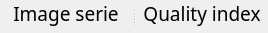
        <widget class="QSplitter" name="splitter_2">
         <property name="orientation">
          <enum>Qt::Horizontal</enum>
         </property>
         <widget class="QWidget" name="layoutWidget_2">
          <layout class="QVBoxLayout" name="verticalLayout_2">
           <item>
            <widget class="QLabel" name="label_Serie">
             <property name="minimumSize">
              <size>
               <width>132</width>
               <height>0</height>
              </size>
             </property>
             <property name="palette">
              <palette>
               <active>
                <colorrole role="WindowText">
                 <brush brushstyle="SolidPattern">
                  <color alpha="255">
                   <red>0</red>
                   <green>0</green>
                   <blue>0</blue>
                  </color>
                 </brush>
                </colorrole>
                <colorrole role="Button">
                 <brush brushstyle="SolidPattern">
                  <color alpha="255">
                   <red>253</red>
                   <green>249</green>
                   <blue>248</blue>
                  </color>
                 </brush>
                </colorrole>
                <colorrole role="Text">
                 <brush brushstyle="SolidPattern">
                  <color alpha="255">
                   <red>0</red>
                   <green>0</green>
                   <blue>0</blue>
                  </color>
                 </brush>
                </colorrole>
                <colorrole role="ButtonText">
                 <brush brushstyle="SolidPattern">
                  <color alpha="255">
                   <red>0</red>
                   <green>0</green>
                   <blue>0</blue>
                  </color>
                 </brush>
                </colorrole>
                <colorrole role="Base">
                 <brush brushstyle="SolidPattern">
                  <color alpha="255">
                   <red>253</red>
                   <green>249</green>
                   <blue>248</blue>
                  </color>
                 </brush>
                </colorrole>
                <colorrole role="Window">
                 <brush brushstyle="SolidPattern">
                  <color alpha="255">
                   <red>253</red>
                   <green>249</green>
                   <blue>248</blue>
                  </color>
                 </brush>
                </colorrole>
               </active>
               <inactive>
                <colorrole role="WindowText">
                 <brush brushstyle="SolidPattern">
                  <color alpha="255">
                   <red>0</red>
                   <green>0</green>
                   <blue>0</blue>
                  </color>
                 </brush>
                </colorrole>
                <colorrole role="Button">
                 <brush brushstyle="SolidPattern">
                  <color alpha="255">
                   <red>253</red>
                   <green>249</green>
                   <blue>248</blue>
                  </color>
                 </brush>
                </colorrole>
                <colorrole role="Text">
                 <brush brushstyle="SolidPattern">
                  <color alpha="255">
                   <red>0</red>
                   <green>0</green>
                   <blue>0</blue>
                  </color>
                 </brush>
                </colorrole>
                <colorrole role="ButtonText">
                 <brush brushstyle="SolidPattern">
                  <color alpha="255">
                   <red>0</red>
                   <green>0</green>
                   <blue>0</blue>
                  </color>
                 </brush>
                </colorrole>
                <colorrole role="Base">
                 <brush brushstyle="SolidPattern">
                  <color alpha="255">
                   <red>253</red>
                   <green>249</green>
                   <blue>248</blue>
                  </color>
                 </brush>
                </colorrole>
                <colorrole role="Window">
                 <brush brushstyle="SolidPattern">
                  <color alpha="255">
                   <red>253</red>
                   <green>249</green>
                   <blue>248</blue>
                  </color>
                 </brush>
                </colorrole>
               </inactive>
               <disabled>
                <colorrole role="WindowText">
                 <brush brushstyle="SolidPattern">
                  <color alpha="255">
                   <red>0</red>
                   <green>0</green>
                   <blue>0</blue>
                  </color>
                 </brush>
                </colorrole>
                <colorrole role="Button">
                 <brush brushstyle="SolidPattern">
                  <color alpha="255">
                   <red>253</red>
                   <green>249</green>
                   <blue>248</blue>
                  </color>
                 </brush>
                </colorrole>
                <colorrole role="Text">
                 <brush brushstyle="SolidPattern">
                  <color alpha="255">
                   <red>0</red>
                   <green>0</green>
                   <blue>0</blue>
                  </color>
                 </brush>
                </colorrole>
                <colorrole role="ButtonText">
                 <brush brushstyle="SolidPattern">
                  <color alpha="255">
                   <red>0</red>
                   <green>0</green>
                   <blue>0</blue>
                  </color>
                 </brush>
                </colorrole>
                <colorrole role="Base">
                 <brush brushstyle="SolidPattern">
                  <color alpha="255">
                   <red>253</red>
                   <green>249</green>
                   <blue>248</blue>
                  </color>
                 </brush>
                </colorrole>
                <colorrole role="Window">
                 <brush brushstyle="SolidPattern">
                  <color alpha="255">
                   <red>253</red>
                   <green>249</green>
                   <blue>248</blue>
                  </color>
                 </brush>
                </colorrole>
               </disabled>
              </palette>
             </property>
             <property name="font">
              <font>
               <family>Noto Sans Cond</family>
               <pointsize>14</pointsize>
               <weight>50</weight>
               <italic>false</italic>
               <bold>false</bold>
              </font>
             </property>
             <property name="styleSheet">
              <string notr="true"/>
             </property>
             <property name="lineWidth">
              <number>1</number>
             </property>
             <property name="midLineWidth">
              <number>0</number>
             </property>
             <property name="text">
              <string>Image serie</string>
             </property>
             <property name="scaledContents">
              <bool>false</bool>
             </property>
             <property name="alignment">
              <set>Qt::AlignCenter</set>
             </property>
            </widget>
           </item>
           <item>
            <widget class="ImageView" name="expSeries" native="true"/>
           </item>
          </layout>
         </widget>
         <widget class="QWidget" name="layoutWidget_3">
          <layout class="QVBoxLayout" name="verticalLayout_3">
           <item>
            <widget class="QLabel" name="label_Quality">
             <property name="minimumSize">
              <size>
               <width>132</width>
               <height>0</height>
              </size>
             </property>
             <property name="palette">
              <palette>
               <active>
                <colorrole role="WindowText">
                 <brush brushstyle="SolidPattern">
                  <color alpha="255">
                   <red>0</red>
                   <green>0</green>
                   <blue>0</blue>
                  </color>
                 </brush>
                </colorrole>
                <colorrole role="Button">
                 <brush brushstyle="SolidPattern">
                  <color alpha="255">
                   <red>253</red>
                   <green>249</green>
                   <blue>248</blue>
                  </color>
                 </brush>
                </colorrole>
                <colorrole role="Text">
                 <brush brushstyle="SolidPattern">
                  <color alpha="255">
                   <red>0</red>
                   <green>0</green>
                   <blue>0</blue>
                  </color>
                 </brush>
                </colorrole>
                <colorrole role="ButtonText">
                 <brush brushstyle="SolidPattern">
                  <color alpha="255">
                   <red>0</red>
                   <green>0</green>
                   <blue>0</blue>
                  </color>
                 </brush>
                </colorrole>
                <colorrole role="Base">
                 <brush brushstyle="SolidPattern">
                  <color alpha="255">
                   <red>253</red>
                   <green>249</green>
                   <blue>248</blue>
                  </color>
                 </brush>
                </colorrole>
                <colorrole role="Window">
                 <brush brushstyle="SolidPattern">
                  <color alpha="255">
                   <red>253</red>
                   <green>249</green>
                   <blue>248</blue>
                  </color>
                 </brush>
                </colorrole>
               </active>
               <inactive>
                <colorrole role="WindowText">
                 <brush brushstyle="SolidPattern">
                  <color alpha="255">
                   <red>0</red>
                   <green>0</green>
                   <blue>0</blue>
                  </color>
                 </brush>
                </colorrole>
                <colorrole role="Button">
                 <brush brushstyle="SolidPattern">
                  <color alpha="255">
                   <red>253</red>
                   <green>249</green>
                   <blue>248</blue>
                  </color>
                 </brush>
                </colorrole>
                <colorrole role="Text">
                 <brush brushstyle="SolidPattern">
                  <color alpha="255">
                   <red>0</red>
                   <green>0</green>
                   <blue>0</blue>
                  </color>
                 </brush>
                </colorrole>
                <colorrole role="ButtonText">
                 <brush brushstyle="SolidPattern">
                  <color alpha="255">
                   <red>0</red>
                   <green>0</green>
                   <blue>0</blue>
                  </color>
                 </brush>
                </colorrole>
                <colorrole role="Base">
                 <brush brushstyle="SolidPattern">
                  <color alpha="255">
                   <red>253</red>
                   <green>249</green>
                   <blue>248</blue>
                  </color>
                 </brush>
                </colorrole>
                <colorrole role="Window">
                 <brush brushstyle="SolidPattern">
                  <color alpha="255">
                   <red>253</red>
                   <green>249</green>
                   <blue>248</blue>
                  </color>
                 </brush>
                </colorrole>
               </inactive>
               <disabled>
                <colorrole role="WindowText">
                 <brush brushstyle="SolidPattern">
                  <color alpha="255">
                   <red>0</red>
                   <green>0</green>
                   <blue>0</blue>
                  </color>
                 </brush>
                </colorrole>
                <colorrole role="Button">
                 <brush brushstyle="SolidPattern">
                  <color alpha="255">
                   <red>253</red>
                   <green>249</green>
                   <blue>248</blue>
                  </color>
                 </brush>
                </colorrole>
                <colorrole role="Text">
                 <brush brushstyle="SolidPattern">
                  <color alpha="255">
                   <red>0</red>
                   <green>0</green>
                   <blue>0</blue>
                  </color>
                 </brush>
                </colorrole>
                <colorrole role="ButtonText">
                 <brush brushstyle="SolidPattern">
                  <color alpha="255">
                   <red>0</red>
                   <green>0</green>
                   <blue>0</blue>
                  </color>
                 </brush>
                </colorrole>
                <colorrole role="Base">
                 <brush brushstyle="SolidPattern">
                  <color alpha="255">
                   <red>253</red>
                   <green>249</green>
                   <blue>248</blue>
                  </color>
                 </brush>
                </colorrole>
                <colorrole role="Window">
                 <brush brushstyle="SolidPattern">
                  <color alpha="255">
                   <red>253</red>
                   <green>249</green>
                   <blue>248</blue>
                  </color>
                 </brush>
                </colorrole>
               </disabled>
              </palette>
             </property>
             <property name="font">
              <font>
               <family>Noto Sans Cond</family>
               <pointsize>14</pointsize>
               <weight>50</weight>
               <italic>false</italic>
               <bold>false</bold>
              </font>
             </property>
             <property name="styleSheet">
              <string notr="true"/>
             </property>
             <property name="lineWidth">
              <number>1</number>
             </property>
             <property name="midLineWidth">
              <number>0</number>
             </property>
             <property name="text">
              <string>Quality index</string>
             </property>
             <property name="scaledContents">
              <bool>false</bool>
             </property>
             <property name="alignment">
              <set>Qt::AlignCenter</set>
             </property>
            </widget>
           </item>
           <item>
            <widget class="ImageView" name="QualSeries" native="true"/>
           </item>
          </layout>
         </widget>
        </widget>
